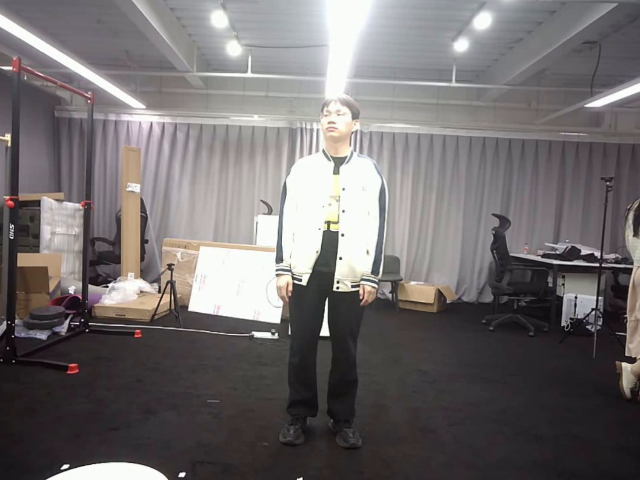
#> input picture stereomodel/OpencvSGBM/left_img.png, 640 x 480 px, given in place of rectified_video2.avi, which was not available
$ python opencvsgbm.py
#> lines starting #> are read from the running program, lines starting #| are printed output that depends on the picture; pictures that were not available may be replaced by others from this repository, and a replacement may not be noted
### config.py
# -*- coding: utf-8 -*-
# @Time    : 2025/3/24 下午4:08
# @Author  : sjh
# @Site    :
# @File    : config.py
# @Comment :
import numpy as np
import cv2
import json
import open3d as o3d
from matplotlib import pyplot as plt

class CameraIntrinsics:
    def read_calib(self, calib_path):
        # 读取标定文件
        with open(calib_path, 'r') as f:
#> (reads calibration/cali_circle.json from the repository)
            calib_data = json.load(f)

        left_k = np.array(calib_data['k_left'])
        right_k = np.array(calib_data['k_right'])
        left_distortion = np.array(calib_data['dist_left'])
        right_distortion = np.array(calib_data['dist_right'])
        # left_Q = np.array(calib_data['left_camera_intrinsics']['Q_left'])
        # right_Q = np.array(calib_data['right_camera_intrinsics']['Q_right'])
        rotation_matrix = np.array(calib_data['R'])
        translation_vector = np.array(calib_data['T'])
        Q_matrix = np.array(calib_data['Q'])
        # [5 lines of commented-out code are left out]

        return left_k, right_k, left_distortion, right_distortion, rotation_matrix, translation_vector, Q_matrix


    # [80 lines left out: functions getIntrinsics1920_1080, getIntrinsics1280_640, getIntrinsics640_480, getIntrinsics640_352, not called in this run]
    def getIntrinsics_AI(self):
        # 844.3438051225781 844.3438051225781 477.8058853149414 389.5643768310547 0.10922234155495113
        fx = 804.9994132393497
        fy = 804.9994132393497
        cx = 553.6901931762695
        cy = 390.94061279296875
        baseline = 0.10849556291708938
        height = 784
        width = 1056
        left_k, right_k, left_distortion, right_distortion, r, t, q = self.read_calib(r"D:\BaiduSyncdisk\work\Stereo\ONNX-Stereo-Project-zoo\calibration\cali_circle.json")
        r1, r2, p1, p2, q, roi1, roi2 = cv2.stereoRectify(left_k, left_distortion, right_k, right_distortion,
                                                          (width, height), r, t, alpha=0)
        fx, fy, cx, cy = p1[0, 0], p1[1, 1], p1[0, 2], p1[1, 2]
        baseline = abs(1 / q[3, 2]) if q[3, 2] != 0 else 0
        p = [
            fx, 0.0, cx, 389.5643768310547,
            0.0, fy, cy, 0.0,
            0.0, 0.0, 1.0, 0.0
        ]

        baseline = baseline
        return height, width, p, baseline

class Stereo:
    def __init__(self, res_height=480, res_width=640):
        ori_height, ori_width, p, baseline = CameraIntrinsics().getIntrinsics_AI()

        self.fx, self.fy, self.cx, self.cy, self.baseline = p[0], p[5], p[2], p[6], baseline * 1000
        scale_x = res_width / ori_width  # 宽度缩放比例
        scale_y = res_height / ori_height  # 高度缩放比例
        self.reset_calib(scale_x, scale_y)  # 调整内参
        self.depth_cam_matrix = np.array([[self.fx, 0, self.cx],
                                          [0, self.fy, self.cy],
                                          [0, 0, 1]])
        self.focal_length = self.depth_cam_matrix[0, 0]  # 768.80165

        self.depth_map = None
        print(self.fx, self.fy, self.cx, self.cy, self.baseline)

        self.min_depth, self.max_depth = 1, 10
        self.Q_matrix = np.array([[self.fx, 0, self.cx, 0],
                                  [0, self.fy, self.cy, 0],
                                  [0, 0, 1, 0],
                                  [0, 0, abs(1 / self.baseline), 1]])


    def reset_calib(self, scale_x, scale_y):
        self.fx, self.fy, self.cx, self.cy = self.fx * scale_x, self.fy * scale_y, self.cx * scale_x, self.cy * scale_y
        self.depth_cam_matrix = np.array([[self.fx, 0, self.cx],
                                          [0, self.fy, self.cy],
                                          [0, 0, 1]])

    # [208 lines left out: functions filter_depth, save_depth, visualize_disp, on_mouse, xy_3d, xy_3d2 and 7 more, not called in this run]


# [2 lines that do not run on import are left out]
    # print(CameraIntrinsics.getIntrinsics1280_640())

### stereomodel/OpencvSGBM/opencvsgbm.py
import cv2
import numpy as np
import time
from config import Stereo
Stereo = Stereo()
# 视频路径
video_path = r"/calibration/rectified_video2.avi"
cap = cv2.VideoCapture(video_path)
if not cap.isOpened():
    print("无法打开视频文件")
    exit()

# 初始化SGBM参数
def create_sgbm():
    window_size = 5
    min_disp = -32
    num_disp = 32 - min_disp  # 必须是16的整数倍
    stereo = cv2.StereoSGBM_create(
        minDisparity=min_disp,
        numDisparities=num_disp,
        blockSize=window_size,
        P1=8 * 3 * window_size**2,  # 视差平滑参数
        P2=32 * 3 * window_size**2,
        disp12MaxDiff=1,
        uniquenessRatio=10,
        speckleWindowSize=100,
        speckleRange=32,
        mode=cv2.STEREO_SGBM_MODE_SGBM_3WAY
    )
    return stereo

sgbm = create_sgbm()

# 时域平滑滤波器
prev_disp = None
alpha = 0.3  # 平滑系数 (0-1)，越小越平滑
frame_id = 0
while cap.isOpened():
    ret, combined_image = cap.read()
#> combined_image is the input picture: shape (480, 640, 3); mean B, G, R 110.2, 109.4, 114
    if not ret:
        break
    frame_id += 1
    # 分割左右视图
    rectifyed_left = combined_image[:combined_image.shape[0]//2, :, :]
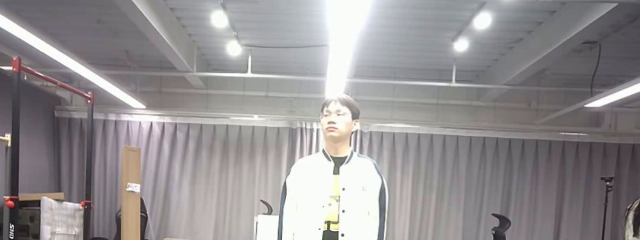
#> rectifyed_left: shape (240, 640, 3); mean B, G, R 146.9, 145.1, 148.9
    rectifyed_right = combined_image[combined_image.shape[0]//2:, :, :]
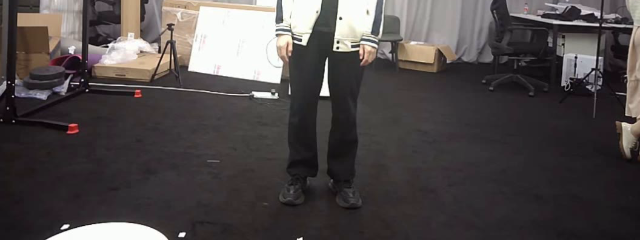
#> rectifyed_right: shape (240, 640, 3); mean B, G, R 73.6, 73.6, 79.2
    rectifyed_left = cv2.resize(rectifyed_left, (640, 480))
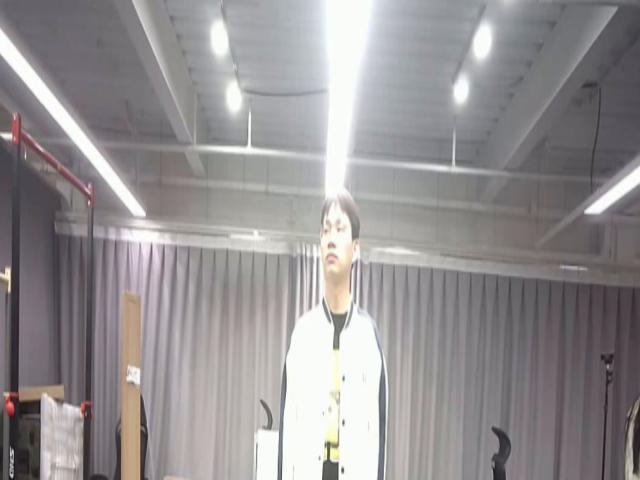
#> rectifyed_left: shape (480, 640, 3); mean B, G, R 147, 145.2, 149
    rectifyed_right = cv2.resize(rectifyed_right, (640, 480))
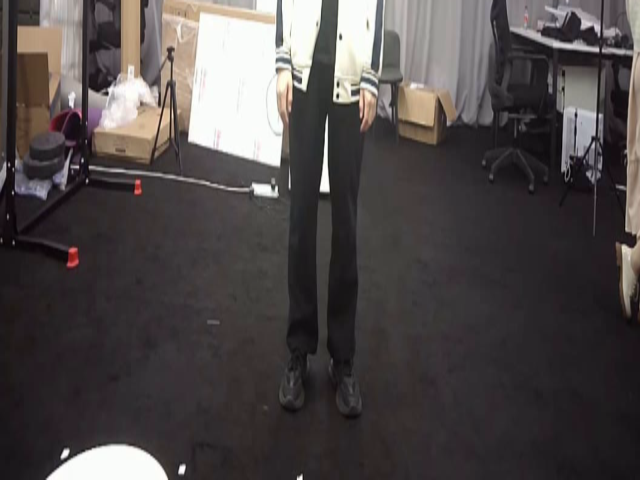
#> rectifyed_right: shape (480, 640, 3); mean B, G, R 73.6, 73.7, 79.2
    # 转换为灰度图
    gray_left = cv2.cvtColor(rectifyed_left, cv2.COLOR_BGR2GRAY)
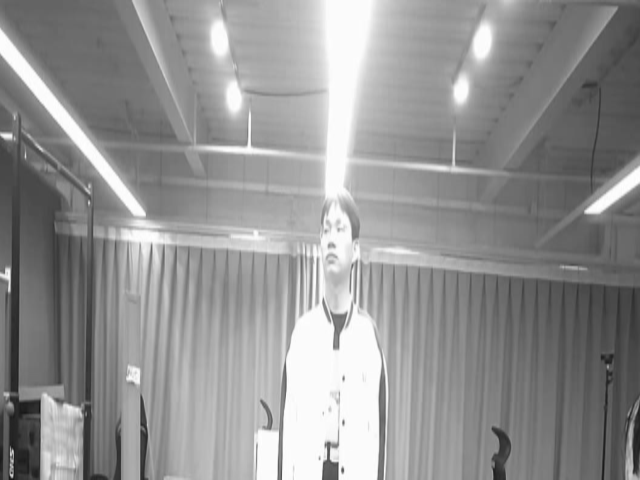
#> gray_left: shape (480, 640); min 18, max 255, mean 146.5
    gray_right = cv2.cvtColor(rectifyed_right, cv2.COLOR_BGR2GRAY)
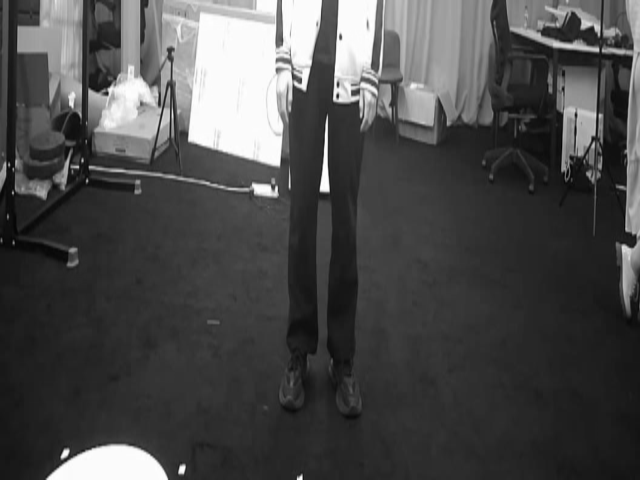
#> gray_right: shape (480, 640); min 2, max 255, mean 75.2

    # SGBM计算视差
    start_time = time.time()
    for i in range(1):
        disp = sgbm.compute(gray_left, gray_right).astype(np.float32) / 16.0  # SGBM返回的视差需要除以16
        # print(disp.min(), disp.max())

        # 时域平滑 (IIR滤波器)
        if prev_disp is not None:
            disp = alpha * disp + (1 - alpha) * prev_disp
        prev_disp = disp.copy()

        # 后处理
        disp = cv2.medianBlur(disp, 5)  # 中值滤波去噪
        disp = cv2.morphologyEx(disp, cv2.MORPH_CLOSE, np.ones((5,5),np.uint8))  # 闭运算填充空洞
#> this loop made 1 pass
#> pass 1, `disp = cv2.morphologyEx(disp, cv2.MORPH_CLOSE, np.ones((5,5),np.uint8))`:
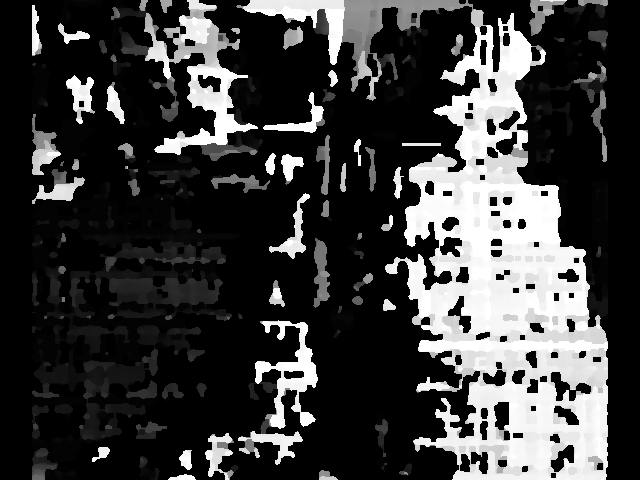
#> disp: shape (480, 640) float32; min -33, max 31, mean -17.8; drawn with min black and max white
    end_time = time.time()
    print(f"推理时间: {end_time - start_time:.4f} 秒")
    if frame_id < 250:
        continue

    Stereo.show_depth_point(disp, rectifyed_left)

    # 可视化
    valid_disp = disp[disp > 0]  # 只统计有效视差
    if len(valid_disp) > 0:
        vmin, vmax = np.percentile(valid_disp, [5, 95])  # 动态范围裁剪
        disp_vis = np.clip((disp - vmin) / (vmax - vmin) * 255, 0, 255).astype(np.uint8)
    else:
        disp_vis = np.zeros_like(disp, dtype=np.uint8)

    colored = cv2.applyColorMap(disp_vis, cv2.COLORMAP_PLASMA)
    cv2.imshow("SGBM Disparity", colored)

    if cv2.waitKey(1) & 0xFF == ord('q'):
        break

cap.release()
cv2.destroyAllWindows()
